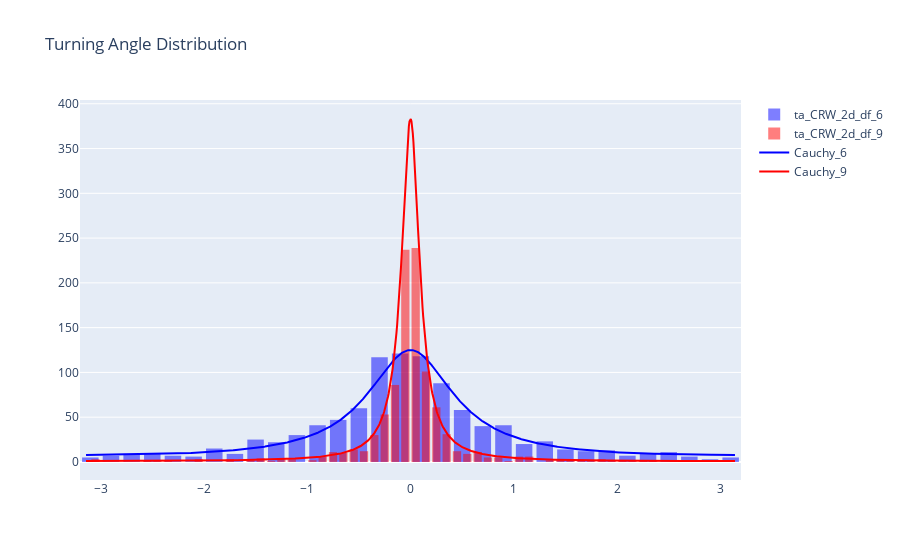

Notebook code cell kept with this figure:
### Code cell
# Check documentation
# https://plotly.com/python/histograms/

# PLot histogram
fig_met_df_3 = go.Figure()

# Histogram turning angle CRW_2d_df_6
## start - Add your code here
fig_met_df_3.add_trace(go.Histogram(
    x=ta_CRW_2d_df_6['angle'],
    marker=dict(
        color='blue'
    ),
    opacity=0.5,
    name='ta_CRW_2d_df_6')
    )
## end - Add your code here


# Histogram turning angle CRW_2d_df_9
## start - Add your code here
fig_met_df_3.add_trace(go.Histogram(
    x=ta_CRW_2d_df_9['angle'],
    marker=dict(
        color='red'
    ),
    opacity=0.5,
    name='ta_CRW_2d_df_9')
)
## end - Add your code here

# Add origin distributions
## start - Add your code here
def wrapped_cauchy_pdf(theta, rho):
    numerator = (1 - rho**2)
    denominator = (2 * np.pi * (1 + rho**2 - 2 * rho * np.cos(theta)))
    return numerator / denominator

theta_range = np.linspace(-np.pi, np.pi, len(ta_CRW_2d_df_6['angle']))
pdf_6 = wrapped_cauchy_pdf(theta_range, 0.6)
pdf_9 = wrapped_cauchy_pdf(theta_range, 0.9)

count_6, bins_6 = np.histogram(ta_CRW_2d_df_6['angle'], bins=30, density=False)
count_9, bins_9 = np.histogram(ta_CRW_2d_df_9['angle'], bins=30, density=False)

pdf_6_scaled = pdf_6 * (max(count_6) / max(pdf_6))
pdf_9_scaled = pdf_9 * (max(count_9) / max(pdf_9))

fig_met_df_3.add_trace(go.Scatter(x=theta_range, y=pdf_6_scaled, mode='lines', name='Cauchy_6', marker_color='blue'))
fig_met_df_3.add_trace(go.Scatter(x=theta_range, y=pdf_9_scaled, mode='lines', name='Cauchy_9', marker_color='red'))
fig_met_df_3.update_layout(title='Turning Angle Distribution',
                  bargap=0.2, barmode='overlay')
## end - Add your code here
fig_met_df_3.show()

### Figure 1 — Plotly figure (JSON) as saved in the notebook; plotly's stock layout.template omitted (floating-point values rounded to 4 significant figures; data arrays with more than 128 entries replaced by an {"elided": "..."} marker saying what was removed)
{"data": [{"marker": {"color": "blue"}, "name": "ta_CRW_2d_df_6", "opacity": 0.5, "type": "histogram", "x": {"elided": "998 float values"}}, {"marker": {"color": "red"}, "name": "ta_CRW_2d_df_9", "opacity": 0.5, "type": "histogram", "x": {"elided": "998 float values"}}, {"marker": {"color": "blue"}, "mode": "lines", "name": "Cauchy_6", "type": "scatter", "x": {"elided": "998 float values"}, "y": {"elided": "998 float values"}}, {"marker": {"color": "red"}, "mode": "lines", "name": "Cauchy_9", "type": "scatter", "x": {"elided": "998 float values"}, "y": {"elided": "998 float values"}}], "layout": {"bargap": 0.2, "barmode": "overlay", "title": {"text": "Turning Angle Distribution"}}}
